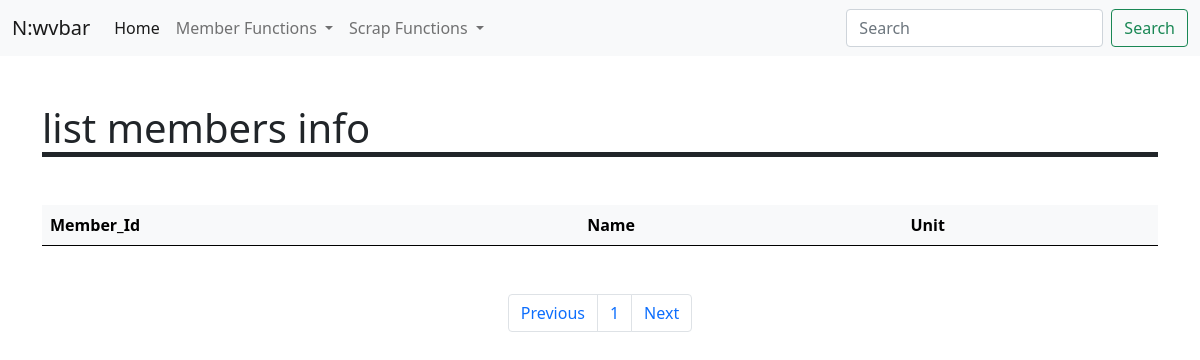
/member/info?page=2, run on an earlier commit of the app's database.
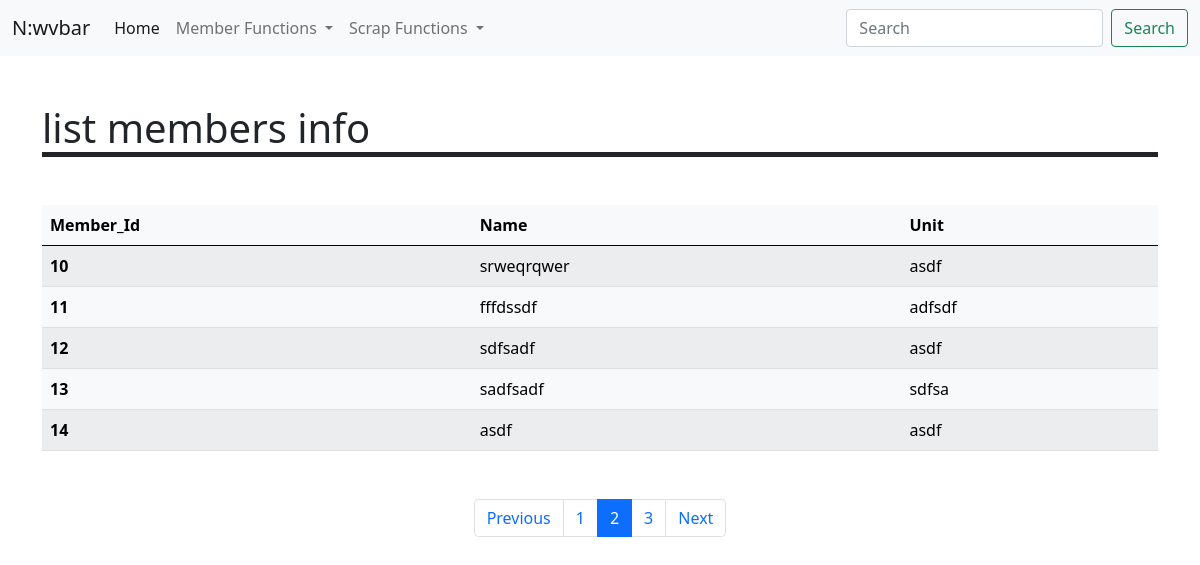
And on a later commit of the database.
### tables this page shows
CREATE TABLE "Member"(
	"Member_ID" [nchar](10) NOT NULL,
	"Name" [nvarchar](50) NULL,
	"Unit" [nvarchar](50) NULL,
	PRIMARY KEY("Member_ID")
);

### view/member_register.py (the view)
@member_app.route('/info')
def member_info_show():
    page = int(request.args.get('page') if request.args.get('page') else 1)
    each_page = 5
    connection  = engine.connect() # connection 要放在view function中，否則會出現thread error
    query = db.select(func.count()).select_from(table_members)
    proxy = connection.execute(query)
    total_pages = math.ceil(proxy.fetchall()[0][0]/each_page) # [0][0] => inorder to get the value
    query = db.select(table_members).limit(each_page).offset((page-1)*each_page)
    proxy = connection.execute(query)
    results = proxy.fetchall()
    connection.close()
    return render_template('member_info.html',
                           page_header="list members info",
                           total_pages=total_pages,
                           outputs=results,
                           page=page)

### templates/member_info.html (shortened to what this page needs)
{% extends "parts/base.html" %}
{% block page_content %}
{{ super() }}
<table class="table table-light table-striped table-hover mt-5">
    <thead>
      <tr>
        <th scope="col">Member_Id</th>
        <th scope="col">Name</th>
        <th scope="col">Unit</th>
      </tr>
    </thead>
    <tbody>
        {% for col in outputs %}
        <tr>
            <th scope="row">{{ col['Member_ID'] }}</th>
            <td>{{ col['Name'] }}</td>
            <td>{{ col['Unit'] }}</td>
          </tr>
        {% endfor %}
    </tbody>
  </table>
<ul class="pagination  justify-content-center mt-5">
    <li class="page-item"><a class="page-link" href="/member/info?page={{ page-1 }}">Previous</a></li>
    {% for p in range(1,total_pages+1 ) %}
    <li class="page-item {{'active' if p==page else ''}}"><a class="page-link" href="/member/info?page={{p}}">{{ p }}</a></li>
    {% endfor %}
    <li class="page-item"><a class="page-link" href="/member/info?page={{ page+1 }}">Next</a></li>
</ul>
{% endblock page_content %}

### templates/parts/base.html (shortened to what this page needs)
<!DOCTYPE html>
<html lang="en">
<head>
    {% block head %}
    {% block styles %}
    {% include "parts/_styles.html" %}
    {% endblock styles %}
    {% endblock head %}
</head>
<body>
    {% block body %}
    {% include "parts/_navbar.html" %}
    <div class="container">
    {% block page_content %}
    {% include "parts/_page_header.html" %}
    {% endblock page_content %}
    </div>
    {% endblock body %}
</body>
</html>

### templates/parts/_styles.html
<link rel="stylesheet" href="{{ url_for('static', filename='bootstrap-5.0.0-beta2-dist/css/bootstrap.css') }}">

### templates/parts/_navbar.html (shortened to what this page needs)
<nav class="navbar navbar-expand-lg navbar-light bg-light">
    <div class="container-fluid">
      <a class="navbar-brand" href="/">N:wvbar</a>
      <div class="collapse navbar-collapse" id="navbarSupportedContent">
        <ul class="navbar-nav me-auto mb-2 mb-lg-0">
          <li class="nav-item">
            <a class="nav-link active" aria-current="page" href="/">Home</a>
          </li>
          <li class="nav-item dropdown">
            <a class="nav-link dropdown-toggle" href="#" id="navbarDropdown" role="button" data-bs-toggle="dropdown" aria-expanded="false">
              Member Functions
            </a>
          </li>
          <li class="nav-item dropdown">
            <a class="nav-link dropdown-toggle" href="#" id="navbarDropdown" role="button" data-bs-toggle="dropdown" aria-expanded="false">
              Scrap Functions
            </a>
          </li>
        </ul>
        <form class="d-flex">
          <input class="form-control me-2" type="search" placeholder="Search" aria-label="Search">
          <button class="btn btn-outline-success" type="submit">Search</button>
        </form>
      </div>
    </div>
</nav>

### templates/parts/_page_header.html
<h1 class="mt-5 border-bottom border-dark border-5 ">{{page_header}}</h1>

What changed in the data, as far as the page shows it:
added Member: Member_ID "10", Name "srweqrqwer", Unit "asdf"
added Member: Member_ID "11", Name "fffdssdf", Unit "adfsdf"
added Member: Member_ID "12", Name "sdfsadf", Unit "asdf"
added Member: Member_ID "13", Name "sadfsadf", Unit "sdfsa"
added Member: Member_ID "14", Name "asdf", Unit "asdf"
Also different on the page:
new list line: "2"
new list line: "3"
